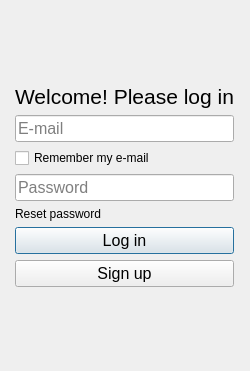
<?xml version="1.0" encoding="UTF-8"?>
<ui version="4.0">
 <class>Dialog</class>
 <widget class="QDialog" name="Dialog">
  <property name="geometry">
   <rect>
    <x>0</x>
    <y>0</y>
    <width>250</width>
    <height>371</height>
   </rect>
  </property>
  <property name="minimumSize">
   <size>
    <width>250</width>
    <height>370</height>
   </size>
  </property>
  <property name="windowTitle">
   <string>Log in</string>
  </property>
  <layout class="QHBoxLayout" name="horizontalLayout_3">
   <item>
    <layout class="QHBoxLayout" name="horizontalLayout_2">
     <item>
      <spacer name="horizontalSpacer">
       <property name="orientation">
        <enum>Qt::Orientation::Horizontal</enum>
       </property>
       <property name="sizeHint" stdset="0">
        <size>
         <width>40</width>
         <height>20</height>
        </size>
       </property>
      </spacer>
     </item>
     <item>
      <layout class="QVBoxLayout" name="verticalLayout_2">
       <item>
        <spacer name="verticalSpacer">
         <property name="orientation">
          <enum>Qt::Orientation::Vertical</enum>
         </property>
         <property name="sizeHint" stdset="0">
          <size>
           <width>20</width>
           <height>40</height>
          </size>
         </property>
        </spacer>
       </item>
       <item>
        <layout class="QVBoxLayout" name="verticalLayout">
         <item>
          <widget class="QLabel" name="label_4">
           <property name="font">
            <font>
             <pointsize>16</pointsize>
            </font>
           </property>
           <property name="text">
            <string>&lt;html&gt;&lt;head/&gt;&lt;body&gt;&lt;p align=&quot;center&quot;&gt;Welcome! Please log in&lt;/p&gt;&lt;/body&gt;&lt;/html&gt;</string>
           </property>
          </widget>
         </item>
         <item>
          <widget class="QLineEdit" name="lineEdit">
           <property name="font">
            <font>
             <pointsize>12</pointsize>
            </font>
           </property>
           <property name="placeholderText">
            <string>E-mail</string>
           </property>
          </widget>
         </item>
         <item>
          <widget class="QCheckBox" name="checkBox">
           <property name="enabled">
            <bool>true</bool>
           </property>
           <property name="text">
            <string>Remember my e-mail</string>
           </property>
          </widget>
         </item>
         <item>
          <widget class="QLineEdit" name="lineEdit_2">
           <property name="font">
            <font>
             <pointsize>12</pointsize>
            </font>
           </property>
           <property name="placeholderText">
            <string>Password</string>
           </property>
          </widget>
         </item>
         <item>
          <widget class="QLabel" name="label_3">
           <property name="enabled">
            <bool>true</bool>
           </property>
           <property name="styleSheet">
            <string notr="true">QLabel:hover {
    text-decoration: underline;
}
</string>
           </property>
           <property name="text">
            <string>&lt;html&gt;&lt;head/&gt;&lt;body&gt;&lt;p&gt;Reset password&lt;/p&gt;&lt;/body&gt;&lt;/html&gt;</string>
           </property>
          </widget>
         </item>
         <item>
          <widget class="QPushButton" name="pushButton">
           <property name="font">
            <font>
             <pointsize>12</pointsize>
            </font>
           </property>
           <property name="text">
            <string>Log in</string>
           </property>
          </widget>
         </item>
         <item>
          <widget class="QPushButton" name="pushButton_2">
           <property name="font">
            <font>
             <pointsize>12</pointsize>
            </font>
           </property>
           <property name="text">
            <string>Sign up</string>
           </property>
          </widget>
         </item>
        </layout>
       </item>
       <item>
        <spacer name="verticalSpacer_2">
         <property name="orientation">
          <enum>Qt::Orientation::Vertical</enum>
         </property>
         <property name="sizeHint" stdset="0">
          <size>
           <width>20</width>
           <height>40</height>
          </size>
         </property>
        </spacer>
       </item>
      </layout>
     </item>
     <item>
      <spacer name="horizontalSpacer_2">
       <property name="orientation">
        <enum>Qt::Orientation::Horizontal</enum>
       </property>
       <property name="sizeHint" stdset="0">
        <size>
         <width>40</width>
         <height>20</height>
        </size>
       </property>
      </spacer>
     </item>
    </layout>
   </item>
  </layout>
 </widget>
 <resources/>
 <connections/>
</ui>
